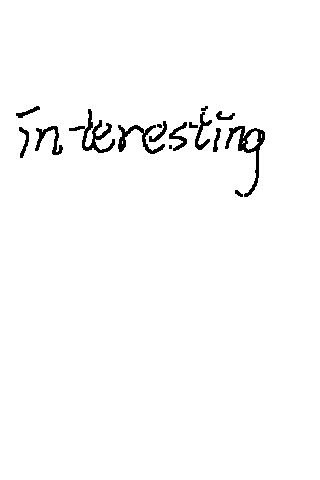
#> input picture cnnRecognition/app/image/en_words/interesting.jpg, 320 x 480 px, found by its file name
$ python testCleanImage.py
#> lines starting #> are read from the running program, lines starting #| are printed output that depends on the picture
from PIL import Image, ImageFilter

def processing(img, filterList):
    for f in filterList:
        if   f == 'MedianFilter':
            Image_filter = ImageFilter.MedianFilter
        elif f == 'GaussianBlur':
            Image_filter = ImageFilter.GaussianBlur
        elif f == 'BLUR':
            Image_filter = ImageFilter.BLUR
        elif f == 'SHARPEN':
            Image_filter = ImageFilter.SHARPEN
        elif f == 'DETAIL':
            Image_filter = ImageFilter.DETAIL
        elif f == 'EDGE_ENHANCE':
            Image_filter = ImageFilter.EDGE_ENHANCE
        elif f == 'ModeFilter':
            Image_filter = ImageFilter.ModeFilter(size=5)


        img = img.filter(Image_filter)

    return img

im  = Image.open('./app/image/en_words/interesting.jpg')
#> im is the input picture: PIL image 320x480 RGB; min 0, max 255, mean 250.1
# [13 lines of commented-out code are left out]

list1 = [
    'BLUR',

    'MedianFilter',

    'SHARPEN',

    'ModeFilter',

    'MedianFilter',

    'SHARPEN',
]

clean_im = processing(im, list1)
#> the loop in processing, `for f in filterList:` made 6 passes
#> pass 1, in processing, `img = img.filter(Image_filter)`:
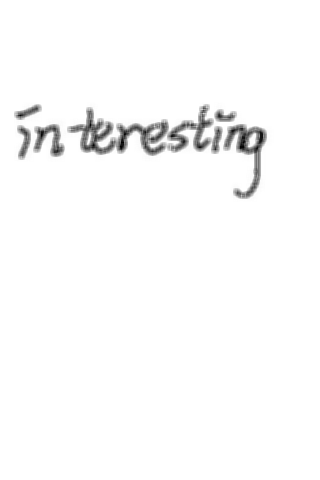
#> img: PIL image 320x480 RGB; min 2, max 255, mean 250.1
#> after the loop in processing, `for f in filterList:`:
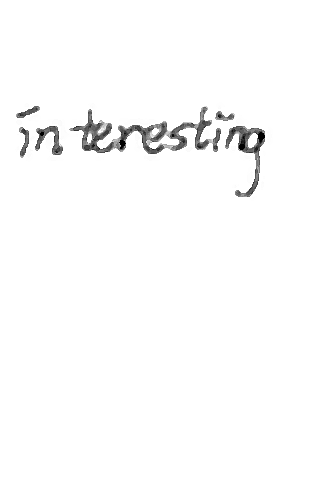
#> img: PIL image 320x480 RGB; min 0, max 255, mean 250.9
# clean_im.show()
clean_im.save('./app/image/en_words/interesting_clean2.jpg')
